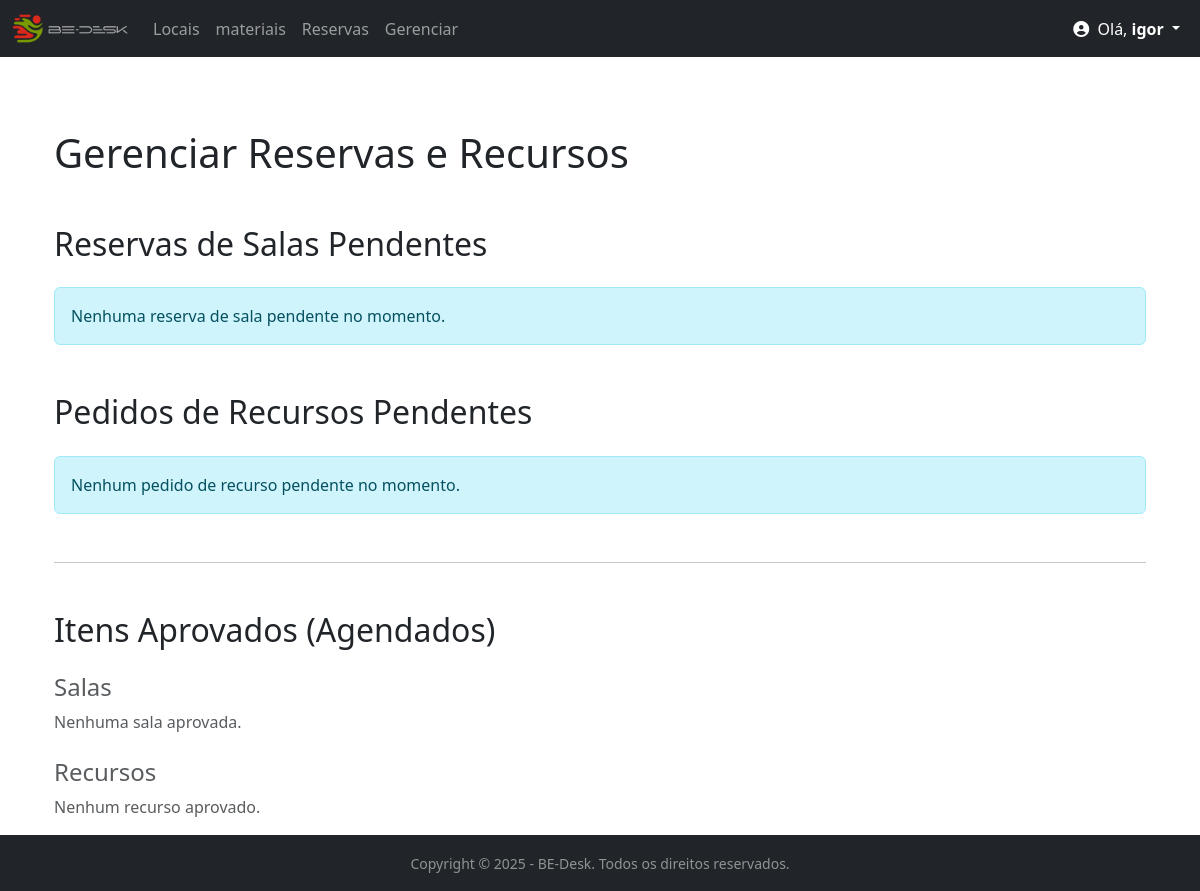
/gerenciar/ (signed in), run on an earlier commit of the app's database.
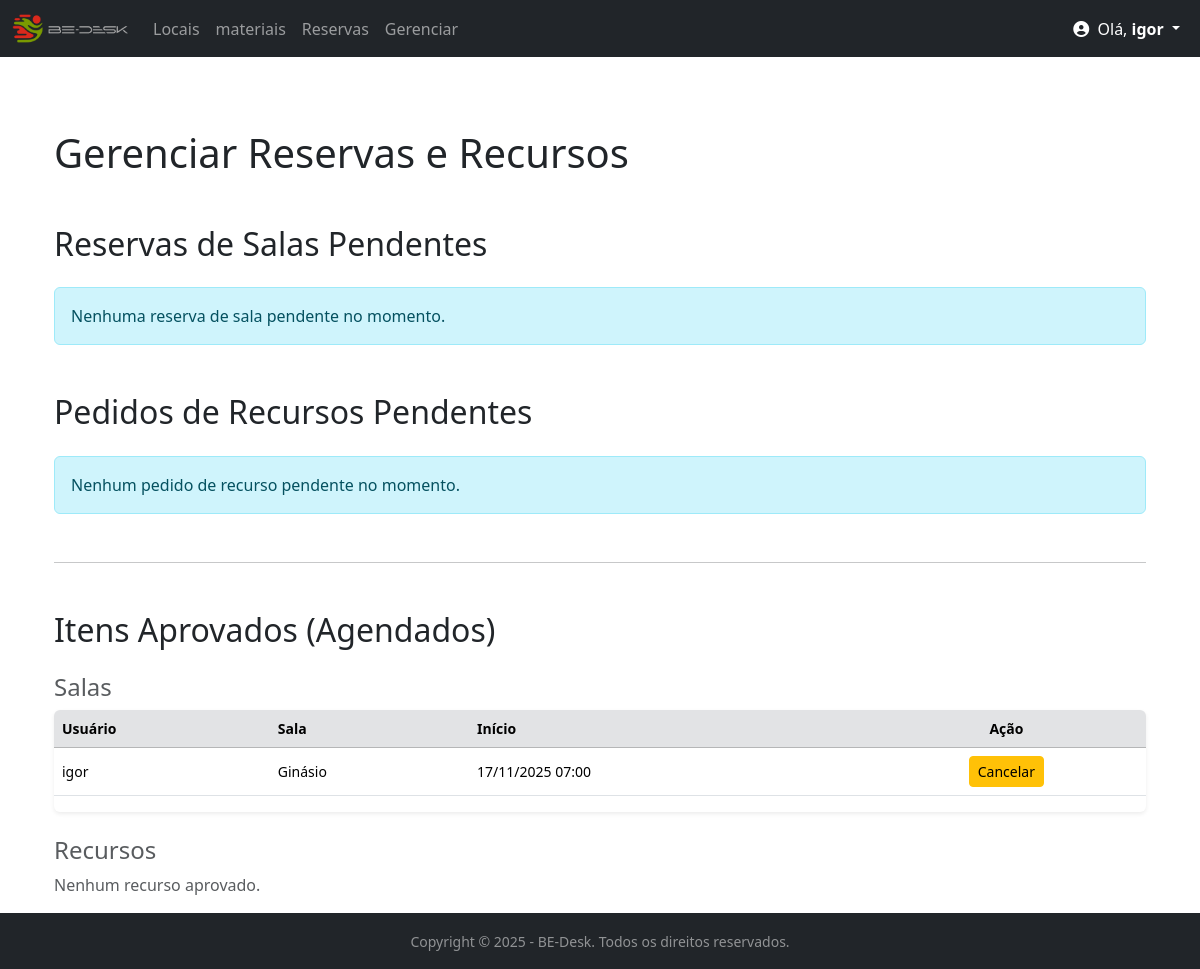
And on a later commit of the database.
### bedesk/models.py (models this page shows, shortened)
class Agendamento(models.Model):
    STATUS_CHOICES = [
        ('PENDENTE', 'Pendente'), # O valor que vai para o banco (melhor em CAPS)
        ('APROVADO', 'Aprovado'), # O valor que o usuário vê (após a vírgula)
        ('REJEITADO', 'Rejeitado'),
    ]
    nome = models.CharField(max_length=100) # Nome do Agendamento (ex: Reunião de Marketing)
    sala = models.ForeignKey(Sala, on_delete=models.CASCADE)
    motivo = models.TextField()
    horario = models.TimeField()
    data_inicio = models.DateTimeField(null=True, blank=True)
    data_fim = models.DateTimeField(null=True, blank=True)
    status = models.CharField(
        max_length=10,
        choices=STATUS_CHOICES,
        default='PENDENTE' # Valor padrão para novas reservas
    )
    sala = models.ForeignKey(Sala, on_delete=models.CASCADE)
    usuario = models.ForeignKey(User, on_delete=models.CASCADE)
    class Meta:
        verbose_name_plural = "Agendamentos"
        indexes = [
            models.Index(fields=['status']),
        ]

class Sala(models.Model):
    nome = models.CharField(max_length=100)
    capacidade = models.IntegerField(default=1)

### bedesk/views.py (the view)
# urls.py: path('gerenciar/', views.gerenciar_reservas, name='listar_pendentes'),
@user_passes_test(is_admin_or_staff)
def gerenciar_reservas(request):
    reservas_pendentes = Agendamento.objects.filter(
        status='PENDENTE'
    ).order_by('data_inicio')
    reservas_aprovadas = Agendamento.objects.filter(
        status='APROVADO'
    ).order_by('-data_inicio', '-horario')
    recursos_pendentes = ReservaRecurso.objects.filter(
        status='PENDENTE'
    ).order_by('data_prevista')
    recursos_aprovados = ReservaRecurso.objects.filter(
        status='APROVADO'
    ).order_by('-data_prevista')
    context = {
        'reservas_pendentes': reservas_pendentes,
        'reservas_aprovadas': reservas_aprovadas,
        'recursos_pendentes': recursos_pendentes,
        'recursos_aprovados': recursos_aprovados,
        'titulo': 'Gerenciar Reservas e Recursos'
    }
    return render(request, 'bedesk/gerenciar_reservas.html', context)

### bedesk/context_processors.py (called while the page is built)
def notificacoes_pendentes(request):
    total_pendentes = 0
    if request.user.is_authenticated and request.user.is_staff:
        salas_pendentes_count = Agendamento.objects.filter(status='PENDENTE').count()
        recursos_pendentes_count = ReservaRecurso.objects.filter(status='PENDENTE').count()
        total_pendentes = salas_pendentes_count + recursos_pendentes_count
    return {
        'pendentes_count': total_pendentes
    }

### bedesk/views.py (called while the page is built)
def is_admin_or_staff(user):
    return user.is_staff or user.is_superuser

### bedesk/templates/bedesk/gerenciar_reservas.html (shortened to what the changed rows need)
{% extends 'bedesk/base.html' %}
{% block content %}
<div class="container mt-4">
    <h1 class="mb-5">{{ titulo }}</h1>
    <h2 class="mb-4">Reservas de Salas Pendentes</h2>
    {% if reservas_pendentes %}
    <div class="table-responsive shadow-sm rounded mb-5">
        <table class="table table-hover align-middle">
            <thead class="table-dark">
                <tr>
                    <th>Usuário</th>
                    <th>Sala</th>
                    <th>Início</th>
                    <th>Status</th>
                    <th>Motivo da Solicitação</th> <th class="text-center">Ação</th>
                </tr>
            </thead>
            <tbody>
                {% for reserva in reservas_pendentes %}
                <tr>
                    <td>{{ reserva.usuario.first_name|default:reserva.usuario.username }}</td>
                    <td>{{ reserva.sala.nome }}</td>
                    <td>{{ reserva.data_inicio|date:"d/m/Y H:i" }}</td>
                    <td><span class="badge bg-warning text-dark">{{ reserva.status }}</span></td>
                    <td>{{ reserva.motivo }}</td> <td class="text-center">
                        <a href="{% url 'aprovar_reserva' reserva.id %}" class="btn btn-success btn-sm">Aprovar</a>
                        <a href="{% url 'rejeitar_reserva' reserva.id %}" class="btn btn-danger btn-sm">Rejeitar</a>
                    </td>
                </tr>
                {% endfor %}
            </tbody>
        </table>
    </div>
    {% else %}
    <div class="alert alert-info mb-5" role="alert">
        Nenhuma reserva de sala pendente no momento.
    </div>
    {% endif %}
    <h2 class="mb-4">Pedidos de Recursos Pendentes</h2>
    {% if recursos_pendentes %}
    <div class="table-responsive shadow-sm rounded mb-5">
        <table class="table table-hover align-middle">
            <thead class="table-dark">
                <tr>
                    <th>Usuário</th>
                    <th>Recurso</th>
                    <th>Data Prevista</th>
                    <th>Motivo</th>
                    <th>Local</th>
                    <th>Status</th>
                    <th class="text-center">Ação</th>
                </tr>
            </thead>
            <tbody>
                {% for reserva in recursos_pendentes %}
                <tr>
                    <td>{{ reserva.usuario.username }}</td>
                    <td>{{ reserva.recurso.nome }}</td>
                    <td>{{ reserva.data_prevista|date:"d/m/Y H:i" }}</td>
                    <td>{{ reserva.motivo_uso|truncatechars:30 }}</td>
                    <td>{{ reserva.local_uso|truncatechars:30 }}</td>
                    <td><span class="badge bg-warning text-dark">{{ reserva.status }}</span></td>
                    <td class="text-center">
                        <a href="{% url 'aprovar_recurso' reserva.id %}" class="btn btn-success btn-sm">Aprovar</a>
                        <a href="{% url 'rejeitar_recurso' reserva.id %}" class="btn btn-danger btn-sm">Rejeitar</a>
                    </td>
                </tr>
                {% endfor %}
            </tbody>
        </table>
    </div>
    {% else %}
    <div class="alert alert-info mb-5" role="alert">
        Nenhum pedido de recurso pendente no momento.
    </div>
    {% endif %}
    <hr class="my-5">
    <h2 class="mb-4">Itens Aprovados (Agendados)</h2>
    <h4 class="text-muted mt-4">Salas</h4>
    {% if reservas_aprovadas %}
    <div class="table-responsive shadow-sm rounded mb-4">
        <table class="table table-hover align-middle small">
            <thead class="table-secondary">
                <tr><th>Usuário</th><th>Sala</th><th>Início</th><th class="text-center">Ação</th></tr>
            </thead>
            <tbody>
                {% for reserva in reservas_aprovadas %}
                <tr>
                    <td>{{ reserva.usuario.first_name|default:reserva.usuario.username }}</td>
                    <td>{{ reserva.sala.nome }}</td>
                    <td>{{ reserva.data_inicio|date:"d/m/Y H:i" }}</td>
                    <td class="text-center">
                        <a href="{% url 'rejeitar_reserva' reserva.id %}" class="btn btn-warning btn-sm">Cancelar</a>
                    </td>
                </tr>
                {% endfor %}
            </tbody>
        </table>
    </div>
    {% else %}
    <p class="text-muted">Nenhuma sala aprovada.</p>
    {% endif %}
    <h4 class="text-muted mt-4">Recursos</h4>
    {% if recursos_aprovados %}
    <div class="table-responsive shadow-sm rounded mb-4">
        <table class="table table-hover align-middle small">
            <thead class="table-secondary">
                <tr><th>Usuário</th><th>Recurso</th><th>Data Prevista</th><th class="text-center">Ação</th></tr>
            </thead>
            <tbody>
                {% for reserva in recursos_aprovados %}
                <tr>
                   <td>{{ reserva.usuario.first_name|default:reserva.usuario.username }}</td>
                    <td>{{ reserva.recurso.nome }}</td>
                    <td>{{ reserva.data_prevista|date:"d/m/Y H:i" }}</td>
                    <td class="text-center">
                        <a href="{% url 'rejeitar_recurso' reserva.id %}" class="btn btn-warning btn-sm">Cancelar</a>
                    </td>
                </tr>
                {% endfor %}
            </tbody>
        </table>
    </div>
    {% else %}
    <p class="text-muted">Nenhum recurso aprovado.</p>
    {% endif %}
</div>
{% endblock %}

What changed in the data, as far as the page shows it:
added Agendamento: usuario.first_name "igor", sala.nome "Ginásio", data_inicio "17/11/2025 07:00"
Also different on the page:
text no longer shown: "Nenhuma sala aprovada."
text now shown: "Usuário Sala Início Ação"
